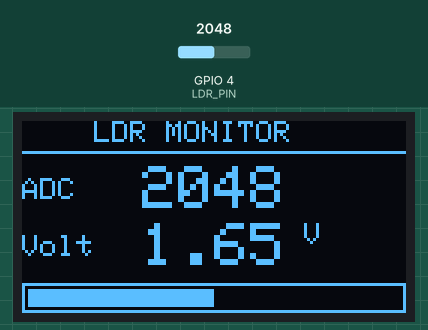
Bench run of a program on a simulated ESP32. Parts: 128×64 one-colour display. The inputs (shaded band) are chosen by the test bench; at power-on: GPIO 4 (LDR_PIN) = 2048 (analog values on the 0–4095 scale). What the program prints to the serial monitor is not drawn.

Above: at 1.2 s.
1.3 s: GPIO 4 (LDR_PIN) set to 2866
At 2.9 s:
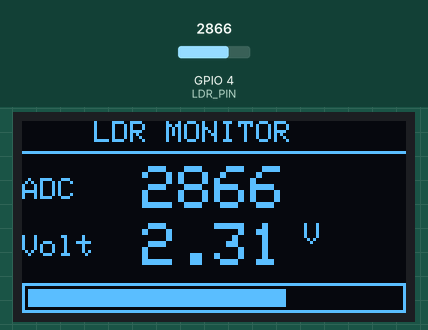
3.2 s: GPIO 4 (LDR_PIN) set to 3603
At 4.6 s:
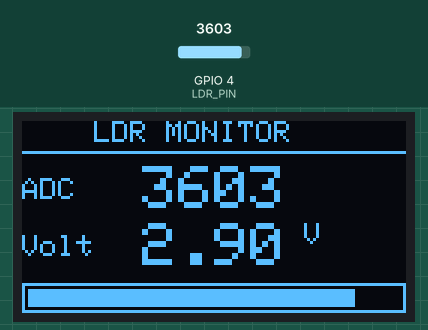
4.9 s: GPIO 4 (LDR_PIN) set to 4095
At 6.5 s:
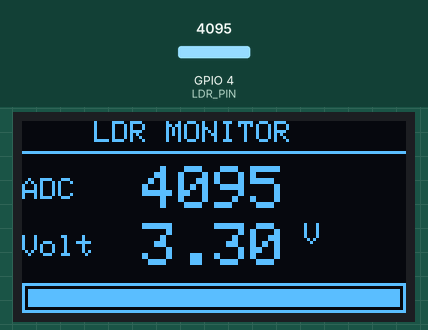
Timing chart, 0 to 8.0 s (numbered marks = the images above; inputs shaded):
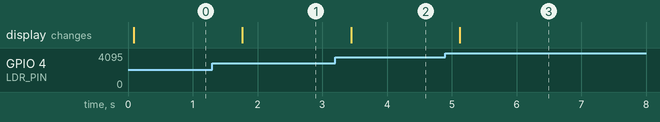

Measured:
- after the input at 1.3 s, the display: changes after 0.47 s (image 1)
- after the input at 3.2 s, the display: changes after 0.25 s (image 2)
- after the input at 4.9 s, the display: changes after 0.23 s (image 3)

The program:

main.cpp
```cpp
#include <Arduino.h>
#include <Wire.h>
#include <Adafruit_GFX.h>
#include <Adafruit_SSD1306.h>

#define LDR_PIN 4           // ADC2 pin (AO wire yahin lagi hai, WiFi use nahi karna)
#define SDA_PIN 21
#define SCL_PIN 22
#define SCREEN_WIDTH 128
#define SCREEN_HEIGHT 64

Adafruit_SSD1306 display(SCREEN_WIDTH, SCREEN_HEIGHT, &Wire, -1);

// Thora smooth reading ke liye 16 samples ka average
int readLdrAverage() {
  long sum = 0;
  for (int i = 0; i < 16; i++) {
    sum += analogRead(LDR_PIN);
    delay(2);
  }
  return sum / 16;
}

void setup() {
  Serial.begin(115200);

  analogReadResolution(12);                 // 0 - 4095
  analogSetPinAttenuation(LDR_PIN, ADC_11db); // poori 0 - 3.3V range

  Wire.begin(SDA_PIN, SCL_PIN);
  if (!display.begin(SSD1306_SWITCHCAPVCC, 0x3C)) {
    Serial.println("OLED nahi mila! SDA/SCL ya address (0x3C/0x3D) check karein");
    while (true) delay(1000);
  }
  display.setTextColor(SSD1306_WHITE);
}

void loop() {
  int adcValue = readLdrAverage();
  float voltage = (adcValue / 4095.0) * 3.3;
  int barWidth = map(adcValue, 0, 4095, 0, 124);

  display.clearDisplay();

  // Title + line
  display.setTextSize(1);
  display.setCursor(24, 0);
  display.print("LDR MONITOR");
  display.drawLine(0, 10, 127, 10, SSD1306_WHITE);

  // ADC value
  display.setTextSize(1);
  display.setCursor(0, 19);
  display.print("ADC");
  display.setTextSize(2);
  display.setCursor(40, 15);
  display.print(adcValue);

  // Voltage
  display.setTextSize(1);
  display.setCursor(0, 38);
  display.print("Volt");
  display.setTextSize(2);
  display.setCursor(40, 34);
  display.print(voltage, 2);
  display.setTextSize(1);
  display.print(" V");

  // Light level bar
  display.drawRect(0, 54, 128, 10, SSD1306_WHITE);
  display.fillRect(2, 56, barWidth, 6, SSD1306_WHITE);

  display.display();

  Serial.printf("ADC: %d  |  Voltage: %.2f V\n", adcValue, voltage);
  delay(500);
}
```
